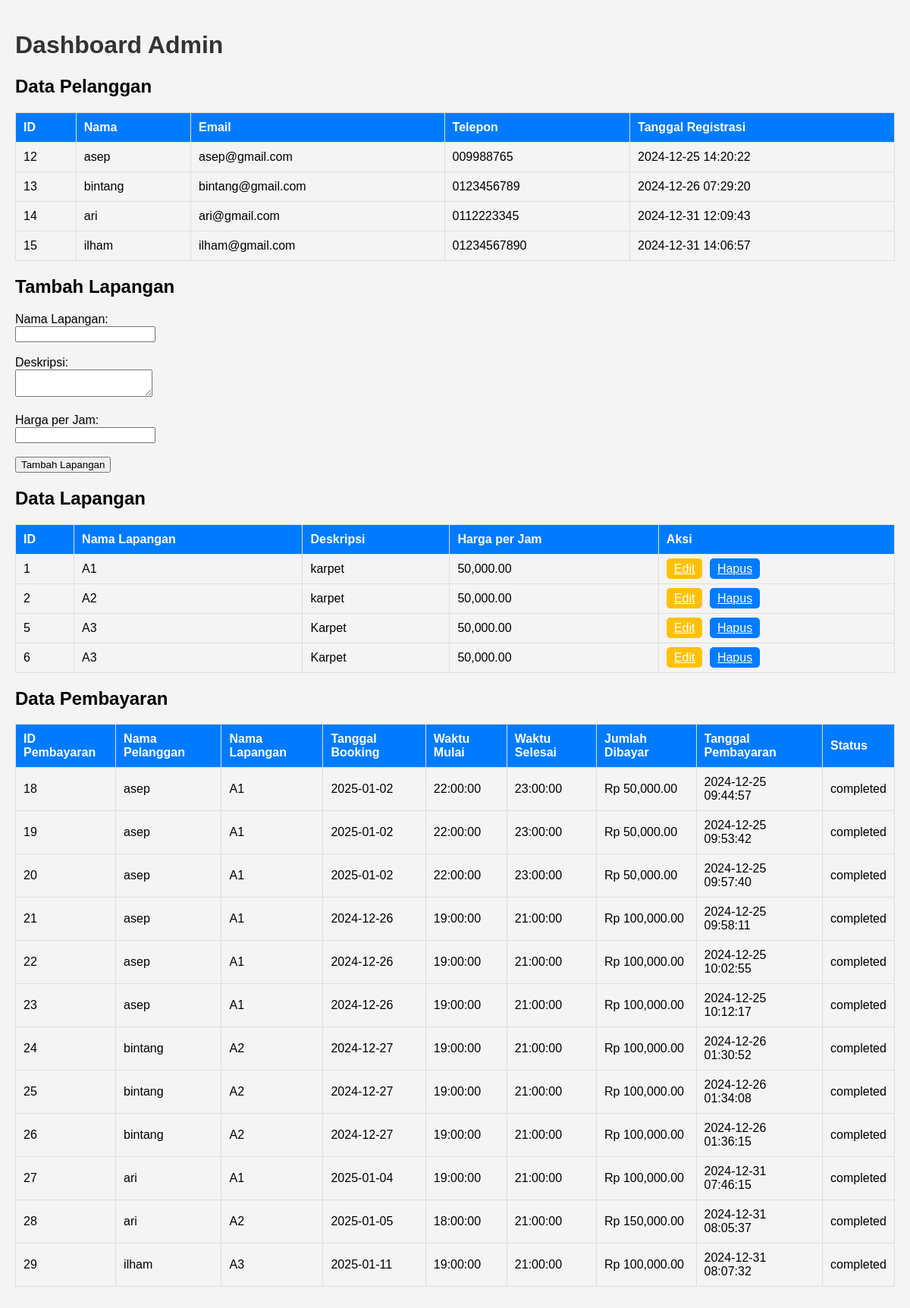
/admin/admin.php, run on the app's committed database.
### tables this page shows
CREATE TABLE `users` (
  `id` int(11) NOT NULL,
  `name` varchar(100) NOT NULL,
  `email` varchar(100) NOT NULL,
  `password` varchar(255) NOT NULL,
  `phone` varchar(15) DEFAULT NULL,
  `created_at` timestamp NOT NULL DEFAULT current_timestamp()
);

CREATE TABLE `courts` (
  `id` int(11) NOT NULL,
  `name` varchar(50) NOT NULL,
  `description` text DEFAULT NULL,
  `price_per_hour` decimal(10,2) NOT NULL,
  `created_at` timestamp NOT NULL DEFAULT current_timestamp()
);

CREATE TABLE `payments` (
  `id` int(11) NOT NULL,
  `booking_id` int(11) NOT NULL,
  `user_id` int(11) NOT NULL,
  `amount_paid` decimal(10,2) NOT NULL,
  `payment_date` timestamp NOT NULL DEFAULT current_timestamp(),
  `payment_status` enum('pending','completed','failed') DEFAULT 'pending',
  `payment_method` enum('pending','completed','failed') NOT NULL
);

CREATE TABLE `bookings` (
  `id` int(11) NOT NULL,
  `user_id` int(11) NOT NULL,
  `court_id` int(11) NOT NULL,
  `booking_date` date NOT NULL,
  `start_time` time NOT NULL,
  `end_time` time NOT NULL,
  `total_price` decimal(10,2) NOT NULL,
  `status` enum('pending','completed','failed') DEFAULT 'pending',
  `created_at` timestamp NOT NULL DEFAULT current_timestamp()
);

### admin/admin.php (the view, shortened to what this page needs)
<?php
$servername = "localhost";
$username = "root";
$password = "";
$dbname = "badminton";
$conn = new mysqli($servername, $username, $password, $dbname);
$users = $conn->query("SELECT * FROM users");
$courts = $conn->query("SELECT * FROM courts");
$payments = $conn->query("
    SELECT p.id, u.name AS user_name, c.name AS court_name, b.booking_date,
           b.start_time, b.end_time, p.amount_paid, p.payment_date, p.payment_status
    FROM payments p
    JOIN bookings b ON p.booking_id = b.id
    JOIN users u ON p.user_id = u.id
    JOIN courts c ON b.court_id = c.id
");
?>
<!DOCTYPE html>
<html lang="id">
<head>
</head>
<body>
<h1>Dashboard Admin</h1>
<h2>Data Pelanggan</h2>
<table>
    <tr>
        <th>ID</th>
        <th>Nama</th>
        <th>Email</th>
        <th>Telepon</th>
        <th>Tanggal Registrasi</th>
    </tr>
    <?php if ($users->num_rows > 0): ?>
        <?php while ($row = $users->fetch_assoc()): ?>
            <tr>
                <td><?= $row['id']; ?></td>
                <td><?= $row['name']; ?></td>
                <td><?= $row['email']; ?></td>
                <td><?= $row['phone']; ?></td>
                <td><?= $row['created_at']; ?></td>
            </tr>
        <?php endwhile; ?>
    <?php else: ?>
        <tr>
            <td colspan="5">Tidak ada data pelanggan.</td>
        </tr>
    <?php endif; ?>
</table>
<h2>Tambah Lapangan</h2>
<form method="POST" action="">
    <label for="court_name">Nama Lapangan:</label><br>
    <input type="text" id="court_name" name="court_name" required><br><br>
    <label for="description">Deskripsi:</label><br>
    <textarea id="description" name="description" required></textarea><br><br>
    <label for="price_per_hour">Harga per Jam:</label><br>
    <input type="number" id="price_per_hour" name="price_per_hour" step="0.01" required><br><br>
    <input type="submit" name="add_court" value="Tambah Lapangan">
</form>
<h2>Data Lapangan</h2>
<table>
    <tr>
        <th>ID</th>
        <th>Nama Lapangan</th>
        <th>Deskripsi</th>
        <th>Harga per Jam</th>
        <th>Aksi</th>
    </tr>
    <?php if ($courts->num_rows > 0): ?>
        <?php while ($row = $courts->fetch_assoc()): ?>
            <tr>
                <td><?= $row['id']; ?></td>
                <td><?= $row['name']; ?></td>
                <td><?= $row['description']; ?></td>
                <td><?= number_format($row['price_per_hour'], 2); ?></td>
                <td>
                    <a href="edit.php?id=<?= $row['id']; ?>" class="button edit">Edit</a>
                    <a href="?delete=<?= $row['id']; ?>" class="button" onclick="return confirm('Apakah Anda yakin ingin menghapus lapangan ini?');">Hapus</a>
                </td>
            </tr>
        <?php endwhile; ?>
    <?php else: ?>
        <tr>
            <td colspan="5">Tidak ada data lapangan.</td>
        </tr>
    <?php endif; ?>
</table>
<h2>Data Pembayaran</h2>
<table>
    <tr>
        <th>ID Pembayaran</th>
        <th>Nama Pelanggan</th>
        <th>Nama Lapangan</th>
        <th>Tanggal Booking</th>
        <th>Waktu Mulai</th>
        <th>Waktu Selesai</th>
        <th>Jumlah Dibayar</th>
        <th>Tanggal Pembayaran</th>
        <th>Status</th>
    </tr>
    <?php if ($payments->num_rows > 0): ?>
        <?php while ($row = $payments->fetch_assoc()): ?>
            <tr>
                <td><?= $row['id']; ?></td>
                <td><?= htmlspecialchars($row['user_name']); ?></td>
                <td><?= htmlspecialchars($row['court_name']); ?></td>
                <td><?= htmlspecialchars($row['booking_date']); ?></td>
                <td><?= htmlspecialchars($row['start_time']); ?></td>
                <td><?= htmlspecialchars($row['end_time']); ?></td>
                <td>Rp <?= number_format($row['amount_paid'], 2); ?></td>
                <td><?= htmlspecialchars($row['payment_date']); ?></td>
                <td><?= htmlspecialchars($row['payment_status']); ?></td>
            </tr>
        <?php endwhile; ?>
    <?php else: ?>
        <tr>
            <td colspan="9">Tidak ada data pembayaran.</td>
        </tr>
    <?php endif; ?>
</table>
</body>
</html>

### admin/admin.php (style rules this page uses)
body { font-family: Arial, sans-serif; margin: 0; padding: 20px; background-color: #f4f4f4; }
h1 { color: #333; }
table { width: 100%; border-collapse: collapse; margin-bottom: 20px; }
table, th, td { border: 1px solid #ddd; }
th, td { padding: 10px; text-align: left; }
th { background-color: #007bff; color: white; }
.button { padding: 5px 10px; margin-right: 5px; color: white; background-color: #007bff; border: none; border-radius: 5px; cursor: pointer; }
.button.edit { background-color: #ffc107; }

### data on the page
users: id "12", name "asep", email "asep@gmail.com", phone "009988765", created_at "2024-12-25 14:20:22"
users: id "13", name "bintang", email "bintang@gmail.com", phone "0123456789", created_at "2024-12-26 07:29:20"
users: id "14", name "ari", email "ari@gmail.com", phone "0112223345", created_at "2024-12-31 12:09:43"
users: id "15", name "ilham", email "ilham@gmail.com", phone "01234567890", created_at "2024-12-31 14:06:57"
courts: id "1", name "A1", description "karpet", price_per_hour "50,000.00"
courts: id "2", name "A2", description "karpet", price_per_hour "50,000.00"
courts: id "5", name "A3", description "Karpet", price_per_hour "50,000.00"
courts: id "6", name "A3", description "Karpet", price_per_hour "50,000.00"
payments: id "18", user.name "asep", courts.name "A1", booking.booking_date "2025-01-02", booking.start_time "22:00:00", booking.end_time "23:00:00", amount_paid "50,000.00", payment_date "2024-12-25 09:44:57", payment_status "completed"
payments: id "19", user.name "asep", courts.name "A1", booking.booking_date "2025-01-02", booking.start_time "22:00:00", booking.end_time "23:00:00", amount_paid "50,000.00", payment_date "2024-12-25 09:53:42", payment_status "completed"
payments: id "20", user.name "asep", courts.name "A1", booking.booking_date "2025-01-02", booking.start_time "22:00:00", booking.end_time "23:00:00", amount_paid "50,000.00", payment_date "2024-12-25 09:57:40", payment_status "completed"
payments: id "21", user.name "asep", courts.name "A1", booking.booking_date "2024-12-26", booking.start_time "19:00:00", booking.end_time "21:00:00", amount_paid "100,000.00", payment_date "2024-12-25 09:58:11", payment_status "completed"
payments: id "22", user.name "asep", courts.name "A1", booking.booking_date "2024-12-26", booking.start_time "19:00:00", booking.end_time "21:00:00", amount_paid "100,000.00", payment_date "2024-12-25 10:02:55", payment_status "completed"
payments: id "23", user.name "asep", courts.name "A1", booking.booking_date "2024-12-26", booking.start_time "19:00:00", booking.end_time "21:00:00", amount_paid "100,000.00", payment_date "2024-12-25 10:12:17", payment_status "completed"
payments: id "24", user.name "bintang", courts.name "A2", booking.booking_date "2024-12-27", booking.start_time "19:00:00", booking.end_time "21:00:00", amount_paid "100,000.00", payment_date "2024-12-26 01:30:52", payment_status "completed"
payments: id "25", user.name "bintang", courts.name "A2", booking.booking_date "2024-12-27", booking.start_time "19:00:00", booking.end_time "21:00:00", amount_paid "100,000.00", payment_date "2024-12-26 01:34:08", payment_status "completed"
payments: id "26", user.name "bintang", courts.name "A2", booking.booking_date "2024-12-27", booking.start_time "19:00:00", booking.end_time "21:00:00", amount_paid "100,000.00", payment_date "2024-12-26 01:36:15", payment_status "completed"
payments: id "27", user.name "ari", courts.name "A1", booking.booking_date "2025-01-04", booking.start_time "19:00:00", booking.end_time "21:00:00", amount_paid "100,000.00", payment_date "2024-12-31 07:46:15", payment_status "completed"
payments: id "28", user.name "ari", courts.name "A2", booking.booking_date "2025-01-05", booking.start_time "18:00:00", booking.end_time "21:00:00", amount_paid "150,000.00", payment_date "2024-12-31 08:05:37", payment_status "completed"
payments: id "29", user.name "ilham", courts.name "A3", booking.booking_date "2025-01-11", booking.start_time "19:00:00", booking.end_time "21:00:00", amount_paid "100,000.00", payment_date "2024-12-31 08:07:32", payment_status "completed"
